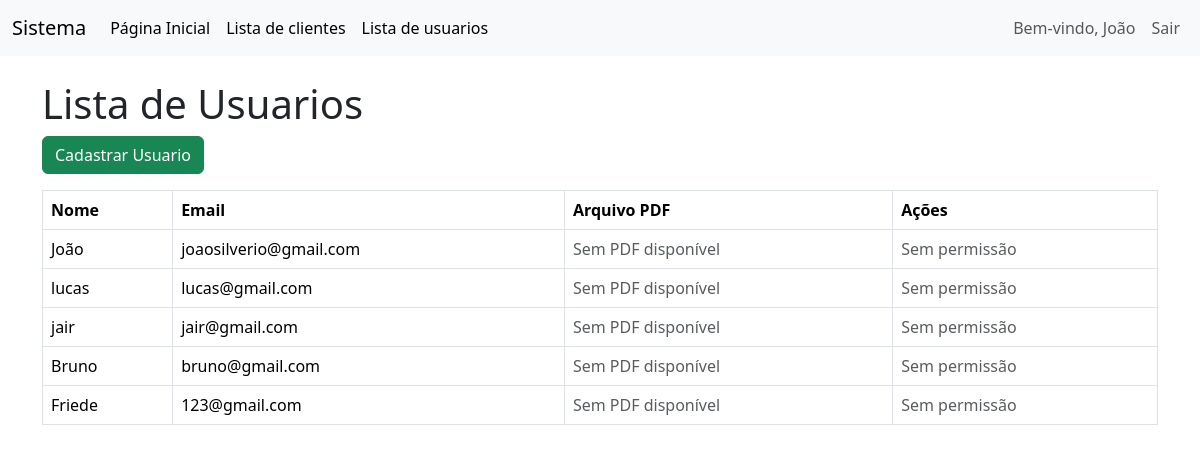
The app's page /lista_usuarios.php (signed in) with its own data.
### tables this page shows
CREATE TABLE `usuarios` (
  `id` int(11) NOT NULL,
  `nome` varchar(100) NOT NULL,
  `email` varchar(100) NOT NULL,
  `senha` varchar(255) NOT NULL,
  `nivel_acesso` varchar(255) NOT NULL
);

### lista_usuarios.php (the view, shortened to what this page needs)
<?php
include 'conexao.php';
include 'menu.php';
$usuarios = $conn->query("SELECT * FROM usuarios")->fetchAll(PDO::FETCH_ASSOC);
$temAcessoAdmin = isset($_SESSION['nivel_acesso']) && $_SESSION['nivel_acesso'] === 'ADMINISTRADOR';
?>
<!DOCTYPE html>
<html lang="pt-br">
<head>
    <link href="https://cdn.jsdelivr.net/npm/bootstrap@5.3.3/dist/css/bootstrap.min.css" rel="stylesheet">
</head>
<body>
    <div class="container">
        <h1 class="mt-4">Lista de Usuarios</h1>
        <a href="cadastrar.php" class="btn btn-success mb-3">Cadastrar Usuario</a>
        <table class="table table-bordered">
            <thead>
                <tr>
                    <th>Nome</th>
                    <th>Email</th>
                    <th>Arquivo PDF</th>
                    <th>Ações</th>
                </tr>
            </thead>
            <tbody>
                <?php foreach ($usuarios as $usuario): ?>
                    <tr>
                        <td><?= htmlspecialchars($usuario['nome']) ?></td>
                        <td><?= htmlspecialchars($usuario['email']) ?></td>
                        <td>
                            <?php if (!empty($usuario['arquivo_pdf']) && file_exists("uploads/{$usuario['arquivo_pdf']}")): ?>
                                <a href="uploads/<?= htmlspecialchars($usuario['arquivo_pdf']) ?>" target="_blank">Ver PDF</a>
                            <?php else: ?>
                                <span class="text-muted">Sem PDF disponível</span>
                            <?php endif; ?>
                        </td>
                        <td>
                            <?php if ($temAcessoAdmin): ?>
                                <a href="editar.php?id=<?= $usuario['id'] ?>" class="btn btn-warning btn-sm">Editar</a>
                                <a href="excluir.php?id=<?= $usuario['id'] ?>" class="btn btn-danger btn-sm" onclick="return confirm('A exclusão é permanente! Tem certeza disso?')">Excluir</a>
                            <?php else: ?>
                                <span class="text-muted">Sem permissão</span>
                            <?php endif; ?>
                        </td>
                    </tr>
                <?php endforeach; ?>
            </tbody>
        </table>
    </div>
</body>
</html>

### records on screen
usuarios: nome "João", email "joaosilverio@gmail.com"
usuarios: nome "lucas", email "lucas@gmail.com"
usuarios: nome "jair", email "jair@gmail.com"
usuarios: nome "Bruno", email "bruno@gmail.com"
usuarios: nome "Friede", email "123@gmail.com"

### other values on screen
$_SESSION['nome_usuario'] "João"
